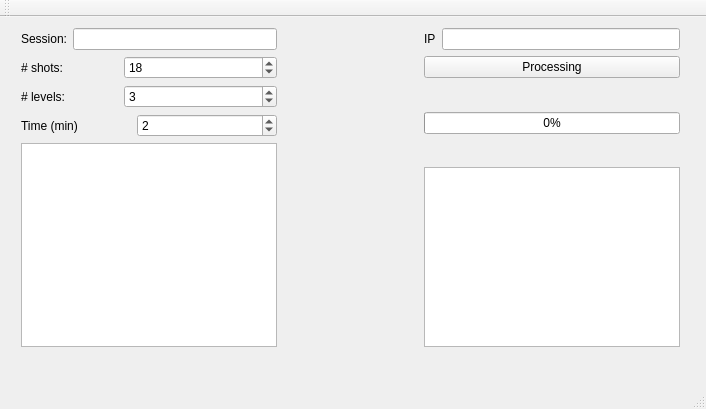
<?xml version="1.0" encoding="UTF-8"?>
<ui version="4.0">
 <class>MainWindow</class>
 <widget class="QMainWindow" name="MainWindow">
  <property name="geometry">
   <rect>
    <x>0</x>
    <y>0</y>
    <width>706</width>
    <height>409</height>
   </rect>
  </property>
  <property name="maximumSize">
   <size>
    <width>710</width>
    <height>410</height>
   </size>
  </property>
  <property name="windowTitle">
   <string>Fruit 3D Scanner</string>
  </property>
  <widget class="QWidget" name="centralWidget">
   <widget class="QWidget" name="horizontalLayoutWidget">
    <property name="geometry">
     <rect>
      <x>10</x>
      <y>0</y>
      <width>681</width>
      <height>341</height>
     </rect>
    </property>
    <layout class="QHBoxLayout" name="horizontalLayout_6">
     <item>
      <layout class="QVBoxLayout" name="all_layout">
       <item>
        <layout class="QHBoxLayout" name="horizontalLayout">
         <item>
          <widget class="QLabel" name="label">
           <property name="text">
            <string>Session:</string>
           </property>
          </widget>
         </item>
         <item>
          <widget class="QLineEdit" name="sesion_line"/>
         </item>
        </layout>
       </item>
       <item>
        <layout class="QHBoxLayout" name="horizontalLayout_2">
         <item>
          <widget class="QLabel" name="label_2">
           <property name="text">
            <string># shots:</string>
           </property>
          </widget>
         </item>
         <item>
          <widget class="QSpinBox" name="shots">
           <property name="minimumSize">
            <size>
             <width>153</width>
             <height>0</height>
            </size>
           </property>
           <property name="value">
            <number>18</number>
           </property>
          </widget>
         </item>
        </layout>
       </item>
       <item>
        <layout class="QHBoxLayout" name="horizontalLayout_3">
         <item>
          <widget class="QLabel" name="label_3">
           <property name="text">
            <string># levels:</string>
           </property>
          </widget>
         </item>
         <item>
          <widget class="QSpinBox" name="levels">
           <property name="minimumSize">
            <size>
             <width>153</width>
             <height>0</height>
            </size>
           </property>
           <property name="value">
            <number>3</number>
           </property>
          </widget>
         </item>
        </layout>
       </item>
       <item>
        <layout class="QHBoxLayout" name="horizontalLayout_4">
         <item>
          <widget class="QLabel" name="label_4">
           <property name="text">
            <string>Time (min)</string>
           </property>
          </widget>
         </item>
         <item>
          <widget class="QSpinBox" name="time">
           <property name="minimumSize">
            <size>
             <width>140</width>
             <height>0</height>
            </size>
           </property>
           <property name="value">
            <number>2</number>
           </property>
          </widget>
         </item>
        </layout>
       </item>
       <item>
        <layout class="QHBoxLayout" name="horizontalLayout_5">
         <item>
          <widget class="QTreeView" name="treeView"/>
         </item>
        </layout>
       </item>
      </layout>
     </item>
     <item>
      <spacer name="HorizontalSpacer_all">
       <property name="orientation">
        <enum>Qt::Horizontal</enum>
       </property>
       <property name="sizeHint" stdset="0">
        <size>
         <width>20</width>
         <height>40</height>
        </size>
       </property>
      </spacer>
     </item>
     <item>
      <layout class="QVBoxLayout" name="verticalLayout_2">
       <item>
        <layout class="QHBoxLayout" name="horizontalLayout_5">
         <item>
          <widget class="QLabel" name="label_5">
           <property name="text">
            <string>IP</string>
           </property>
          </widget>
         </item>
         <item>
          <widget class="QLineEdit" name="ip_line">
           <property name="readOnly">
            <bool>true</bool>
           </property>
          </widget>
         </item>
        </layout>
       </item>
       <item>
        <widget class="QPushButton" name="processingButton">
         <property name="text">
          <string>Processing</string>
         </property>
        </widget>
       </item>
       <item>
        <spacer name="verticalSpacer">
         <property name="orientation">
          <enum>Qt::Vertical</enum>
         </property>
         <property name="sizeHint" stdset="0">
          <size>
           <width>20</width>
           <height>40</height>
          </size>
         </property>
        </spacer>
       </item>
       <item>
        <widget class="QProgressBar" name="progress">
         <property name="value">
          <number>0</number>
         </property>
        </widget>
       </item>
       <item>
        <spacer name="verticalSpacer_2">
         <property name="orientation">
          <enum>Qt::Vertical</enum>
         </property>
         <property name="sizeHint" stdset="0">
          <size>
           <width>20</width>
           <height>40</height>
          </size>
         </property>
        </spacer>
       </item>
       <item>
        <widget class="QGraphicsView" name="imageView"/>
       </item>
      </layout>
     </item>
    </layout>
   </widget>
  </widget>
  <widget class="QMenuBar" name="menuBar">
   <property name="geometry">
    <rect>
     <x>0</x>
     <y>0</y>
     <width>706</width>
     <height>20</height>
    </rect>
   </property>
  </widget>
  <widget class="QToolBar" name="mainToolBar">
   <attribute name="toolBarArea">
    <enum>TopToolBarArea</enum>
   </attribute>
   <attribute name="toolBarBreak">
    <bool>false</bool>
   </attribute>
  </widget>
  <widget class="QStatusBar" name="statusBar"/>
 </widget>
 <layoutdefault spacing="6" margin="11"/>
 <resources/>
 <connections/>
</ui>
